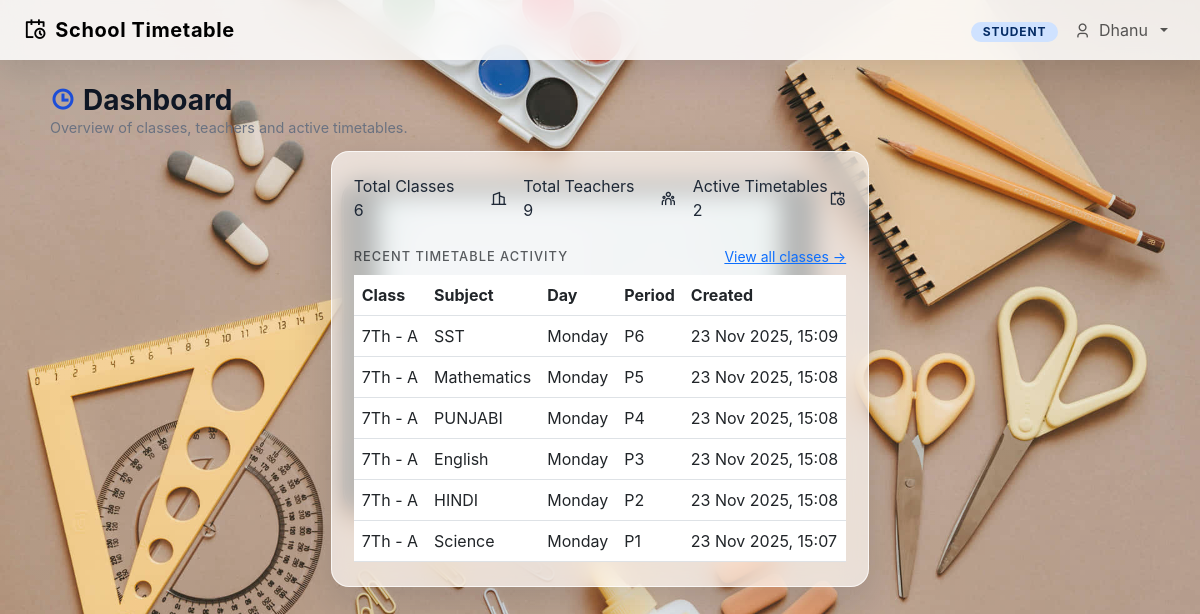
The app's page / (signed in) with its own data.
### scheduler/models.py (models this page shows, shortened)
class TimetableEntry(models.Model):
    school_class = models.ForeignKey(SchoolClass, on_delete=models.CASCADE)
    period = models.ForeignKey(Period, on_delete=models.CASCADE)
    subject = models.ForeignKey(Subject, on_delete=models.CASCADE)
    teacher = models.ForeignKey(Teacher, on_delete=models.CASCADE)
    room = models.ForeignKey(Room, on_delete=models.CASCADE)
    created_at = models.DateTimeField(auto_now_add=True)
    class Meta:
        unique_together = ('school_class', 'period')
        ordering = ["school_class__name", "period__day", "period__order"]

class SchoolClass(models.Model):
    name = models.CharField(max_length=50)
    strength = models.PositiveIntegerField(default=30)
    class Meta:
        ordering = ["name"]

class Subject(models.Model):
    name = models.CharField(max_length=100)
    code = models.CharField(max_length=20, blank=True)
    default_periods_per_week = models.PositiveIntegerField(default=5)
    color_code = models.CharField(
        max_length=7,
        blank=True,
        default='',
        help_text="Optional hex color for this subject, e.g. #81E6D9"
    )
    class Meta:
        ordering = ["name"]

class Period(models.Model):
    DAY_CHOICES = [
        (1, 'Monday'),
        (2, 'Tuesday'),
        (3, 'Wednesday'),
        (4, 'Thursday'),
        (5, 'Friday'),
        (6, 'Saturday'),
    ]
    day = models.IntegerField(choices=DAY_CHOICES)
    order = models.PositiveIntegerField()  # 1..n
    start_time = models.TimeField(null=True, blank=True)
    end_time = models.TimeField(null=True, blank=True)
    class Meta:
        unique_together = ('day', 'order')
        ordering = ['day', 'order']

### scheduler/views.py (the view)
# urls.py: path("", views.home, name="home"),
@login_required
def home(request):
    total_classes = SchoolClass.objects.count()
    total_teachers = Teacher.objects.count()
    total_timetables = (
        TimetableEntry.objects.values("school_class").distinct().count()
    )
    recent = (
        TimetableEntry.objects
        .select_related("school_class", "subject", "period")
        .order_by("-created_at")[:6]
    )
    return render(request, "scheduler/dashboard.html", {
        "total_classes": total_classes,
        "total_teachers": total_teachers,
        "total_timetables": total_timetables,
        "recent_timetables": recent,
    })

### scheduler/templates/scheduler/dashboard.html (shortened to what this page needs)
{% extends "scheduler/base.html" %}
{% block header_title %}Dashboard{% endblock %}
{% block header_subtitle %}Overview of classes, teachers and active timetables.{% endblock %}
{% block content %}
<div class="row g-3 mb-4">
  <div class="col-md-4">
    <div class="stat-card d-flex justify-content-between align-items-center">
      <div>
        <div class="stat-label">Total Classes</div>
        <div class="stat-value">{{ total_classes }}</div>
      </div>
      <i class="ri-building-2-line stat-icon"></i>
    </div>
  </div>
  <div class="col-md-4">
    <div class="stat-card d-flex justify-content-between align-items-center">
      <div>
        <div class="stat-label">Total Teachers</div>
        <div class="stat-value">{{ total_teachers }}</div>
      </div>
      <i class="ri-team-line stat-icon"></i>
    </div>
  </div>
  <div class="col-md-4">
    <div class="stat-card d-flex justify-content-between align-items-center">
      <div>
        <div class="stat-label">Active Timetables</div>
        <div class="stat-value">{{ total_timetables }}</div>
      </div>
      <i class="ri-calendar-schedule-line stat-icon"></i>
    </div>
  </div>
</div>
<div class="d-flex justify-content-between align-items-center mb-2">
  <h6 class="text-muted text-uppercase mb-0" style="letter-spacing:.08em;font-size:.8rem;">
    Recent Timetable Activity
  </h6>
  <a href="{% url 'scheduler:timetable_list' %}" class="small text-primary">
    View all classes →
  </a>
</div>
<div class="table-responsive">
  <table class="table align-middle mb-0">
    <thead>
      <tr>
        <th>Class</th>
        <th>Subject</th>
        <th>Day</th>
        <th>Period</th>
        <th>Created</th>
      </tr>
    </thead>
    <tbody>
      {% for tt in recent_timetables %}
        <tr>
          <td>{{ tt.school_class.name }}</td>
          <td>{{ tt.subject.name }}</td>
          <td>{{ tt.period.get_day_display }}</td>
          <td>P{{ tt.period.order }}</td>
          <td>{{ tt.created_at|date:"d M Y, H:i" }}</td>
        </tr>
      {% empty %}
        <tr>
          <td colspan="5" class="text-center text-muted py-3">
            No timetable entries yet.
          </td>
        </tr>
      {% endfor %}
    </tbody>
  </table>
</div>
{% endblock %}

### scheduler/templates/scheduler/base.html (shortened to what this page needs)
{% load static %}
<!doctype html>
<html lang="en">
<head>
  <link href="https://cdn.jsdelivr.net/npm/bootstrap@5.3.0/dist/css/bootstrap.min.css" rel="stylesheet">
  <link rel="stylesheet" href="https://cdn.jsdelivr.net/npm/remixicon@4.3.0/fonts/remixicon.css">
</head>
<body>
<div class="app-shell">
  <nav class="navbar navbar-expand-lg navbar-blur sticky-top">
    <div class="container-fluid px-4">
      <a class="navbar-brand d-flex align-items-center gap-2" href="#">
        <i class="ri-calendar-schedule-line"></i>
        <span>School Timetable</span>
      </a>
      <div class="collapse navbar-collapse justify-content-end" id="topNavbar">
        <ul class="navbar-nav align-items-center gap-2">
          {% if user.is_authenticated %}
            <li class="nav-item">
              <span class="badge bg-primary-subtle text-primary-emphasis badge-role">
                {% if user.profile.role == "ADMIN" %}Admin
                {% elif user.profile.role == "TEACHER" %}Teacher
                {% elif user.profile.role == "STUDENT" %}Student
                {% else %}User{% endif %}
              </span>
            </li>
            <li class="nav-item dropdown">
              <a class="nav-link dropdown-toggle d-flex align-items-center gap-2" href="#" data-bs-toggle="dropdown">
                <i class="ri-user-3-line"></i>
                <span>{{ user.username }}</span>
              </a>
            </li>
          {% else %}
            <li class="nav-item">
              <a class="btn btn-sm btn-primary btn-pill" href="{% url 'login' %}">
                <i class="ri-login-circle-line me-1"></i> Login
              </a>
            </li>
          {% endif %}
        </ul>
      </div>
    </div>
  </nav>
  <header class="page-header">
    <div class="page-header-inner">
      <div>
        <h1 class="page-title">
          <i class="ri-time-line"></i>
          {% block header_title %}Timetable{% endblock %}
        </h1>
        <p class="page-subtitle">
          {% block header_subtitle %}View and manage the class schedule in one beautiful view.{% endblock %}
        </p>
      </div>
    </div>
  </header>
  <main class="container-inner">
    <div class="glass-card">
      {% block content %}{% endblock %}
    </div>
  </main>
</div>
</body>
</html>

### records on screen
TimetableEntry: school_class.name "7Th - A", subject.name "SST", period.day "Monday", period.order "6", created_at "23 Nov 2025, 15:09"
TimetableEntry: school_class.name "7Th - A", subject.name "Mathematics", period.day "Monday", period.order "5", created_at "23 Nov 2025, 15:08"
TimetableEntry: school_class.name "7Th - A", subject.name "PUNJABI", period.day "Monday", period.order "4", created_at "23 Nov 2025, 15:08"
TimetableEntry: school_class.name "7Th - A", subject.name "English", period.day "Monday", period.order "3", created_at "23 Nov 2025, 15:08"
TimetableEntry: school_class.name "7Th - A", subject.name "HINDI", period.day "Monday", period.order "2", created_at "23 Nov 2025, 15:08"
TimetableEntry: school_class.name "7Th - A", subject.name "Science", period.day "Monday", period.order "1", created_at "23 Nov 2025, 15:07"

### other values on screen
{{ user.username }} "Dhanu"
{{ total_classes }} "6"
{{ total_teachers }} "9"
{{ total_timetables }} "2"
